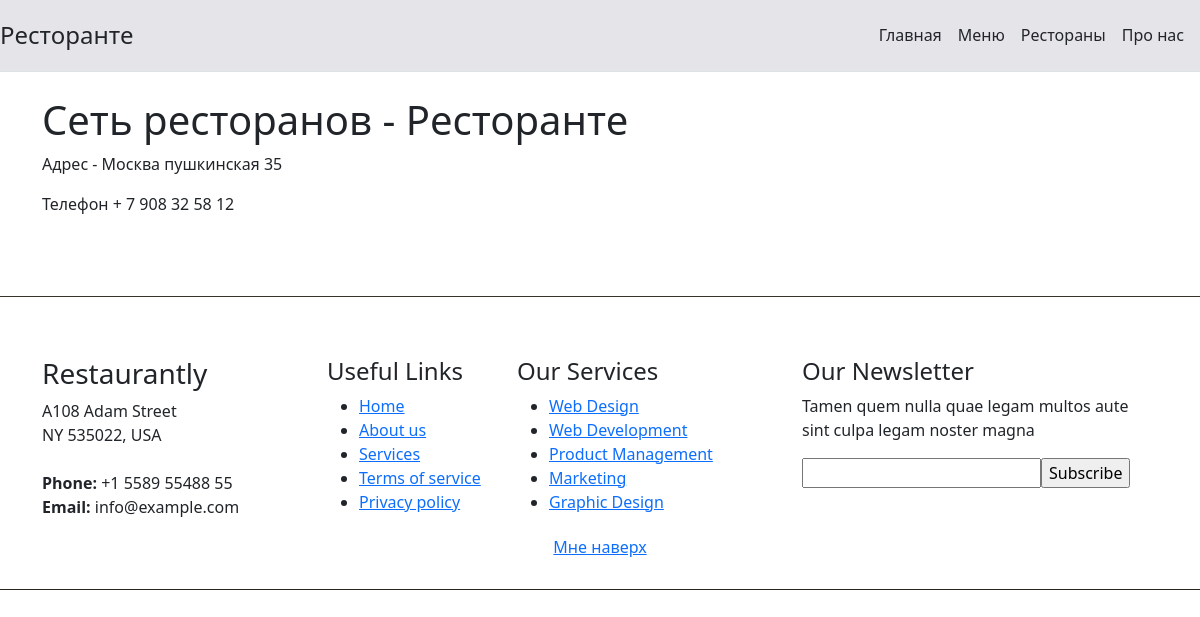
/restaurant?id=1, run on an earlier commit of the app's database.
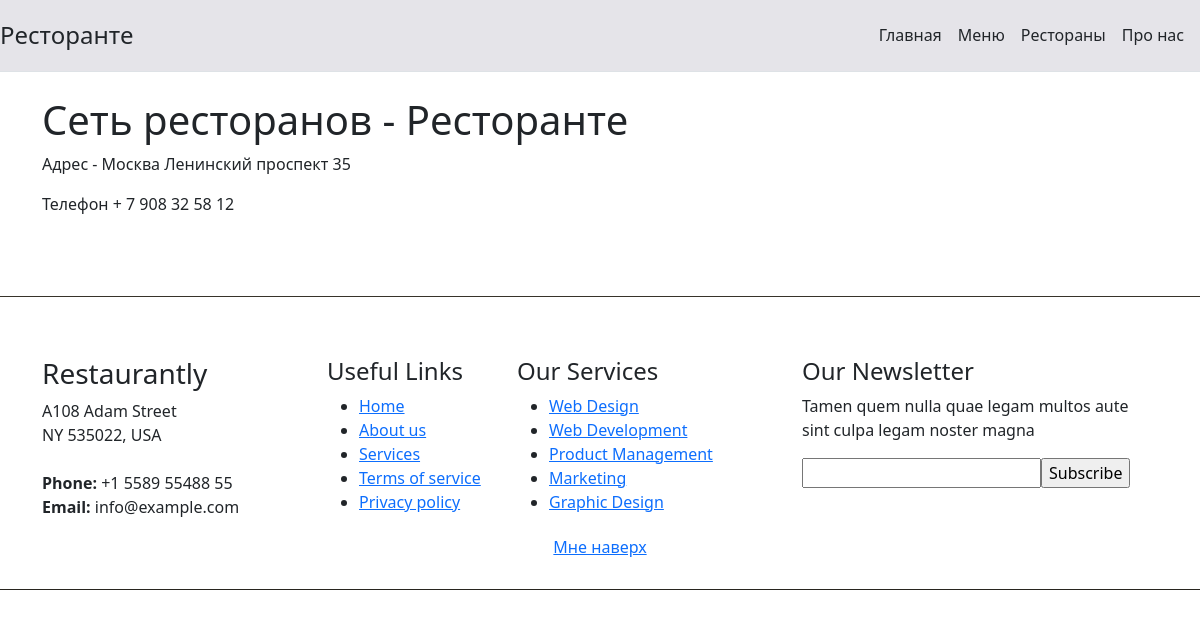
And on a later commit of the database.
### app/models.py (models this page shows, shortened)
class Restaurant(models.Model):
    restaurant_chain = models.ForeignKey(RestaurantChain, verbose_name="Название сети ресторанов",
                                         on_delete=models.CASCADE)
    address = models.CharField(max_length=50, verbose_name="Адрес")
    phone_number = models.OneToOneField('PhoneNumber', verbose_name="Номер телефона", on_delete=models.SET_NULL,
                                        null=True)
    class Meta:
        verbose_name = u"Ресторан"
        verbose_name_plural = u"Список ресторанов"

class RestaurantChain(models.Model):
    title = models.CharField(max_length=50, verbose_name="Название")
    menu = models.OneToOneField('Menu', verbose_name="Меню", on_delete=models.SET_NULL, null=True)
    customer_satisfaction_score = models.FloatField(validators=[MinValueValidator(0.0), MaxValueValidator(5.0)],
                                                    verbose_name="Оценка клиентов")
    class Meta:
        verbose_name = u"Сеть ресторанов"
        verbose_name_plural = u"Сети ресторанов"

class PhoneNumber(models.Model):
    phone_number = models.CharField(max_length=50, verbose_name="Номер телефона")
    def __str__(self):
        return self.phone_number
    class Meta:
        verbose_name = u"Номер телефона"
        verbose_name_plural = u"Номера телефонов"

### app/views.py (the view)
# urls.py: path('restaurant', views.restaurant, name='restaurant')
def restaurant(request):
    restaurant_id = request.GET.get('id')
    restaurant = Restaurant.objects.get(pk__exact=restaurant_id)
    title = restaurant.restaurant_chain.title
    context = {'title': title, 'restaurant': restaurant}
    return render(request, 'app/restaurant.html', context)

### templates/app/restaurant.html (shortened to what this page needs)
{% extends "app/base.html" %}
{% block content %}
    <h1>Сеть ресторанов - {{ restaurant.restaurant_chain.title }}</h1>
    <p> Адрес - {{ restaurant.address }} </p>
    <p> Телефон {{ restaurant.phone_number }} </p>
{% endblock %}

What changed in the data, as far as the page shows it:
changed Restaurant "Ресторанте": address "Москва пушкинская 35" → "Москва Ленинский проспект 35"
